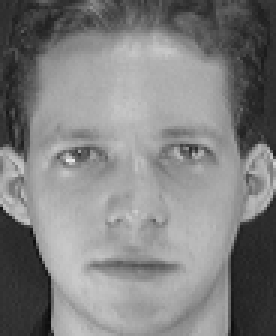
#> input picture cv/data/s1/1.pgm, 92 x 112 px (shown 3 times larger)
$ jupyter execute 00-eda_heuristic.ipynb
#> lines starting #> are read from the running program, lines starting #| are printed output that depends on the picture
[cell 1]
import os
import cv2
import numpy as np
import matplotlib.pyplot as plt
import random
from sklearn.metrics import confusion_matrix, balanced_accuracy_score

## Estimativa de Rotação Facial: Lógica de Avaliação

O código tem como objetivo estimar a orientação correta de uma imagem de rosto, avaliando cada uma das quatro rotações canônicas: 0°, 90°, 180° e 270°. Para cada uma dessas rotações, a imagem é girada e analisada com base em três critérios principais: **simetria vertical**, **pontuação geométrica baseada em gradientes** e **distribuição de bordas com Canny**.

### Simetria Vertical

A simetria vertical mede o quão semelhantes são as metades esquerda e direita do rosto. Isso é feito dividindo a imagem ao meio verticalmente, espelhando horizontalmente a metade direita (invertendo da direita para a esquerda) e calculando a média da diferença absoluta entre essa metade espelhada e a metade esquerda. Quanto menor essa diferença, maior a simetria. Como rostos na orientação correta tendem a ser mais simétricos verticalmente, essa métrica é usada como **critério principal** para decidir qual rotação é a mais provável.

### Pontuação Geométrica

A pontuação geométrica é baseada na distribuição de bordas (ou seja, detalhes estruturais) ao longo da altura da imagem. Para isso, é calculada a magnitude dos gradientes de intensidade e a imagem é dividida em três regiões horizontais: superior, média e inferior. A pontuação é então calculada como a soma das intensidades médias das regiões superior e inferior menos a média da região central, ou seja, `(média_sup + média_inf) - média_central`. A ideia é que, em rostos corretamente orientados, as regiões superior (olhos) e inferior (boca/queixo) apresentem mais bordas do que a região do meio (testa/nariz). Assim, uma pontuação geométrica mais alta indica uma distribuição estrutural esperada e favorece essa rotação como candidata.

### Canny (Distribuição de Bordas)

O detector de bordas de Canny é utilizado para quantificar onde estão concentradas as bordas mais nítidas da imagem. A imagem é dividida horizontalmente em duas metades — superior e inferior — e calcula-se a densidade de bordas em cada uma. Em imagens de rostos corretamente orientadas, espera-se que a densidade de bordas esteja mais concentrada na metade superior (região dos olhos e sobrancelhas). Quando a densidade está maior na metade inferior, isso pode indicar que a imagem está de cabeça para baixo (180°). Essa métrica é usada como critério auxiliar para desempate entre rotações com simetria similar.

### Processo de Decisão

Para cada imagem, o código avalia todas as rotações possíveis, calcula a simetria, a pontuação geométrica e a densidade de bordas com Canny para cada uma delas e, com base nesses valores, escolhe a rotação mais provável:

1. Seleciona todas as rotações com simetria próxima à melhor (dentro de uma tolerância).
2. Se houver apenas uma rotação com simetria mínima, ela é escolhida.
3. Caso haja empate, a pontuação de Canny é usada como critério de desempate.
4. Persistindo o empate, a pontuação geométrica é considerada.

[cell 2]
def rotate_image(image, angle):
    """
    Rotates the image to a fixed angle: 0, 90, 180, or 270 degrees.
    """
    if angle == 0:
        return image
    elif angle == 90:
        return cv2.rotate(image, cv2.ROTATE_90_CLOCKWISE)
    elif angle == 180:
        return cv2.rotate(image, cv2.ROTATE_180)
    elif angle == 270:
        return cv2.rotate(image, cv2.ROTATE_90_COUNTERCLOCKWISE)


def vertical_symmetry_score(gray):
    """
    Calculates vertical symmetry by comparing left and mirrored right halves of the image.
    """
    h, w = gray.shape
    mid = w // 2
    left = gray[:, :mid]
    right = gray[:, -mid:]
    if left.shape != right.shape:
        return float('inf')
    flipped_right = cv2.flip(right, 1)
    diff = np.abs(left.astype(np.float32) - flipped_right.astype(np.float32))
    return np.mean(diff)


def canny_symmetry_score(gray, threshold1=100, threshold2=200):
    """
    Compares the density of Canny edges in the upper and lower halves of the image.
    Higher density in the lower half may indicate the face is upside down.
    """
    edges = cv2.Canny(gray, threshold1, threshold2)
    h = edges.shape[0]
    upper_half = edges[:h // 2, :]
    lower_half = edges[h // 2:, :]
    upper_density = np.sum(upper_half > 0) / upper_half.size
    lower_density = np.sum(lower_half > 0) / lower_half.size
    return lower_density - upper_density  # Positive = more edges in lower half


def estimate_rotation_angle(image, symmetry_tol=1e-2):
    """
    Estimates the most likely upright rotation angle of a face using symmetry and Canny edge density.
    """
    candidates = []
    for angle in [0, 90, 180, 270]:
        rotated = rotate_image(image, angle)
        gray = cv2.cvtColor(rotated, cv2.COLOR_BGR2GRAY)
        sym = vertical_symmetry_score(gray)
        canny_sym = canny_symmetry_score(gray)
        candidates.append((angle, rotated, sym, canny_sym))

    # Select based on best symmetry score
    candidates.sort(key=lambda x: x[2])
    best_sym = candidates[0][2]
    top_sym = [c for c in candidates if abs(c[2] - best_sym) <= symmetry_tol]

    if len(top_sym) == 1:
        return top_sym[0][:3]  # angle, rotated_img, sym

    # Refine using canny symmetry score (more edges in bottom half is better)
    top_sym.sort(key=lambda x: -x[3])
    return top_sym[0][:3]


def load_images(base_path):
    """
    Loads all image paths from a directory recursively.
    """
    image_paths = []
    for root, _, files in os.walk(base_path):
        for f in files:
            if f.lower().endswith(('.png', '.jpg', '.jpeg', '.pgm')):
                image_paths.append(os.path.join(root, f))
    random.shuffle(image_paths)
    return image_paths


def process_images(base_path, max_images=20, for_visualization=False):
    """
    Rotates and analyzes images, storing results and optionally returning a subset for visualization.
    """
    results = []
    for image_path in load_images(base_path):
        image = cv2.imread(image_path)
        if image is None:
            continue

        true_rotation = random.choice([0, 90, 180, 270])
        rotated = rotate_image(image, true_rotation)
        display_rotation = {0: 0, 90: 270, 180: 180, 270: 90}[true_rotation]

        angle, rotated_img, sym = estimate_rotation_angle(rotated)
        canny_score = canny_symmetry_score(cv2.cvtColor(rotated_img, cv2.COLOR_BGR2GRAY))

        results.append((image_path, display_rotation, angle, sym, canny_score, rotated_img))

        if len(results) >= max_images and for_visualization:
            break

    return results if for_visualization else results


def plot_confusion_matrix(y_true, y_pred):
    """
    Plots a labeled confusion matrix of predicted vs. true rotation angles.
    """
    cm = confusion_matrix(y_true, y_pred, labels=[0, 90, 180, 270])
    plt.figure(figsize=(5, 4))
    plt.imshow(cm, cmap="Blues", interpolation="nearest")
    plt.title("Confusion Matrix")
    plt.xlabel("Predicted")
    plt.ylabel("True")
    classes = ['0°', '90°', '180°', '270°']
    plt.xticks(np.arange(4), classes)
    plt.yticks(np.arange(4), classes)
    for i in range(4):
        for j in range(4):
            plt.text(j, i, cm[i, j], ha="center", va="center", color="black")
    plt.tight_layout()
    plt.show()


def compute_balanced_accuracy(results):
    """
    Computes balanced accuracy for estimated rotations and plots confusion matrix.
    """
    true_labels = [true for _, true, *_ in results]
    pred_labels = [pred for _, _, pred, *_ in results]
    acc = balanced_accuracy_score(true_labels, pred_labels)
    plot_confusion_matrix(true_labels, pred_labels)
    return acc


def plot_results(results):
    """
    Displays image results with symmetry and Canny scores.
    """
    n_cols = 5
    n_rows = (len(results) + n_cols - 1) // n_cols
    plt.figure(figsize=(4 * n_cols, 4 * n_rows))

    for idx, (path, true_rot, est_rot, sym, canny, image) in enumerate(results, 1):
        rgb = cv2.cvtColor(image, cv2.COLOR_BGR2RGB)
        name = os.path.basename(path)
        title = (
            f"{name}\nTrue: {true_rot}°, Est: {est_rot}°\n"
            f"Sym: {sym:.2f}, Canny: {canny:.2f}"
        )
        plt.subplot(n_rows, n_cols, idx)
        plt.imshow(rgb)
        plt.title(title, fontsize=9)
        plt.axis("off")

    plt.tight_layout()
    plt.show()

[cell 3]
def analyze_and_visualize_image(image_path):
    """
    Displays the rotated versions of the input face image, the Canny edge maps,
    and a bar plot of vertical symmetry scores for each rotation angle (0°, 90°, 180°, 270°).
    """
#> called with image_path = '../data/s1/1.pgm'
    image = cv2.imread(image_path)
#> image is the input picture: shape (112, 92, 3); min 11, max 234, mean 128.3
    if image is None:
        raise FileNotFoundError(f"Image not found: {image_path}")

    angles = [0, 90, 180, 270]
    rotated_images, canny_edges = [], []
    vertical_symmetries = []

    for angle in angles:
        rotated = rotate_image(image, angle)
        gray = cv2.cvtColor(rotated, cv2.COLOR_BGR2GRAY)

        # Canny edges
        canny = cv2.Canny(gray, threshold1=100, threshold2=200)

        rotated_images.append(rotated)
        canny_edges.append(canny)
        vertical_symmetries.append(vertical_symmetry_score(gray))
#> this loop made 4 passes
#> pass 1, in analyze_and_visualize_image, `canny = cv2.Canny(gray, threshold1=100, threshold2=200)`:
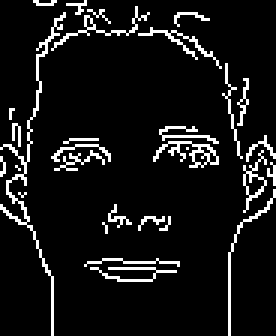
#> canny: shape (112, 92) (shown 3 times larger); 8.4% white in thin lines or dots
#> after the loop:
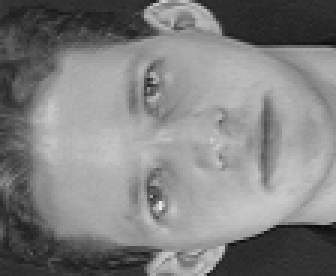
#> gray: shape (92, 112) (shown 3 times larger); min 11, max 234, mean 128.3
#> after the loop, canny_edges = 4 items; rotated_images = 4 items; vertical_symmetries = [17.59, 32.31, 17.59, 32.31]

    fig, axs = plt.subplots(len(angles), 2, figsize=(10, 4 * len(angles)))

    for i, angle in enumerate(angles):
        axs[i, 0].imshow(cv2.cvtColor(rotated_images[i], cv2.COLOR_BGR2RGB))
        axs[i, 0].set_title(f"Rotated {angle}°")
        axs[i, 0].axis('off')

        axs[i, 1].imshow(canny_edges[i], cmap='gray')
        axs[i, 1].set_title(f"Canny Edges {angle}°")
        axs[i, 1].axis('off')

    plt.tight_layout()
    plt.show()
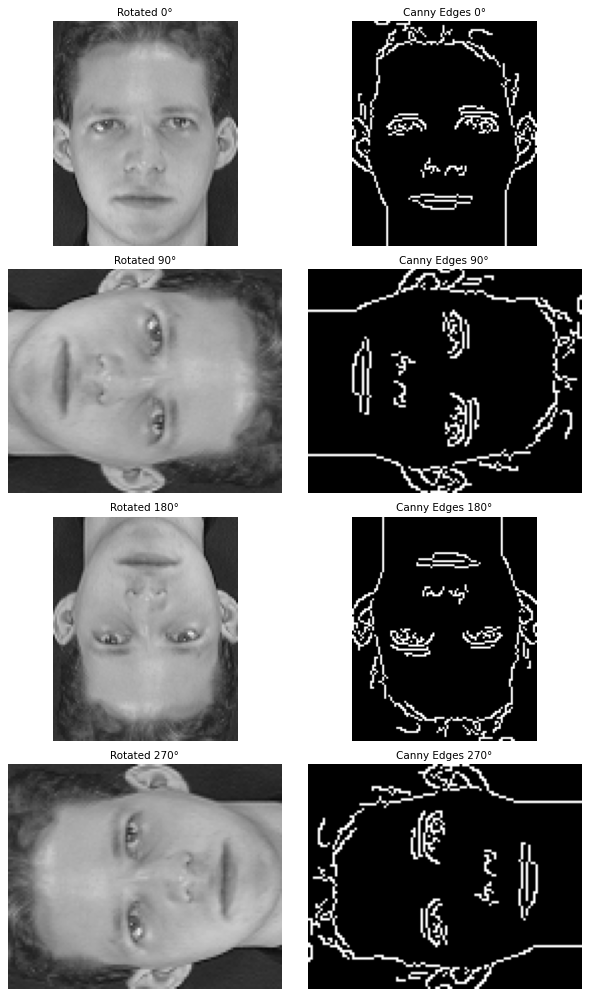
#> figure drawn by matplotlib, 8 panels

    # Vertical symmetry bar chart
    plt.figure(figsize=(6, 4))
    plt.bar([f"{a}°" for a in angles], vertical_symmetries, color='mediumseagreen')
    plt.title("Vertical Symmetry Score by Rotation Angle")
    plt.xlabel("Rotation Angle")
    plt.ylabel("Avg Absolute Difference\n(Lower = More Symmetric)")
    plt.grid(axis='y')
    plt.tight_layout()
    plt.show()
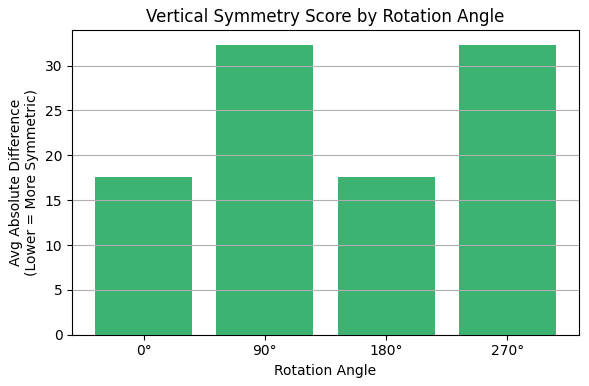
#> figure drawn by matplotlib, 1 panel

[cell 4]
image_path = '../data/s1/1.pgm'
analyze_and_visualize_image(image_path)

[cell 5]
results = process_images("../data/")
#> the loop in estimate_rotation_angle, `for angle in [0, 90, 180, 270]:` made 4 passes
#> (sym, upper_density in canny_symmetry_score, lower_density in canny_symmetry_score, canny_sym) on passes 1 to 4: (17.59, 0.103, 0.0644, -0.039), (32.31, 0.0835, 0.0842, 0.000776), (17.59, 0.0642, 0.103, 0.0388), (32.31, 0.0844, 0.0831, -0.00136)
#> pass 1, in vertical_symmetry_score (call 5), `diff = np.abs(left.astype(np.float32) - flipped_right.astype(np.float3..`:
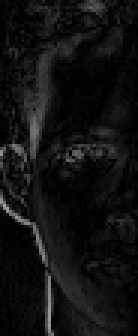
#> diff: shape (112, 46) float32 (shown 3 times larger); min 0, max 157, mean 17.6
#> after the loop in estimate_rotation_angle, `for angle in [0, 90, 180, 270]:`: candidates = 4 items
#> in estimate_rotation_angle, `best_sym = candidates[0][2]`: best_sym = 17.59
#> in estimate_rotation_angle, `top_sym = [c for c in candidates if abs(c[2] - best_sym) <= symmetry_t..`: top_sym = 2 items
#> in process_images, `angle, rotated_img, sym = estimate_rotation_angle(rotated)`:
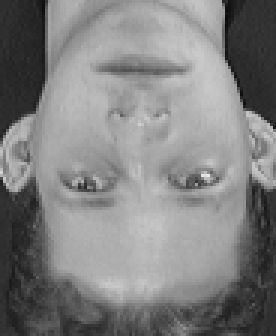
#> rotated_img: shape (112, 92, 3) (shown 3 times larger); min 11, max 234, mean 128.3
#> in process_images, `angle, rotated_img, sym = estimate_rotation_angle(rotated)`: angle = 180; sym = 17.59
#> in canny_symmetry_score (call 5), `edges = cv2.Canny(gray, threshold1, threshold2)`:
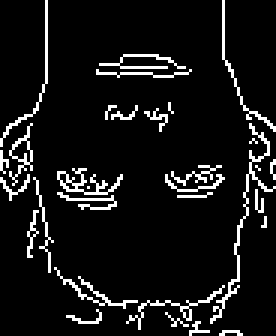
#> edges: shape (112, 92) (shown 3 times larger); 8.4% white in thin lines or dots
#> in canny_symmetry_score (call 5), `upper_half = edges[:h // 2, :]`: upper_half: shape (56, 92); 6.4% white in thin lines or dots
#> in canny_symmetry_score (call 5), `lower_half = edges[h // 2:, :]`:
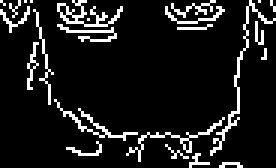
#> lower_half: shape (56, 92) (shown 3 times larger); 10.3% white in thin lines or dots
#> in canny_symmetry_score (call 5), `upper_density = np.sum(upper_half > 0) / upper_half.size`: upper_density = 0.0642
#> in canny_symmetry_score (call 5), `lower_density = np.sum(lower_half > 0) / lower_half.size`: lower_density = 0.103
#> in process_images, `canny_score = canny_symmetry_score(cv2.cvtColor(rotated_img, cv2.COLOR..`: canny_score = 0.0388
#> pass 2 of the loop in process_images, `for image_path in load_images(base_path):`:
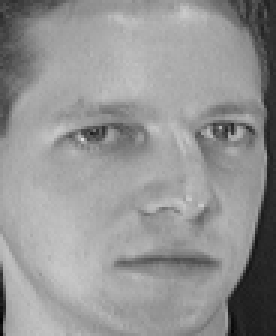
#> input picture cv/data/s1/2.pgm, 92 x 112 px (shown 3 times larger)
#> in process_images, image is the input picture: shape (112, 92, 3); min 2, max 223, mean 148
#> the loop in estimate_rotation_angle (call 2), `for angle in [0, 90, 180, 270]:` made 4 passes
#> (sym, upper_density in canny_symmetry_score, lower_density in canny_symmetry_score, canny_sym) on passes 1 to 4: (32.81, 0.0538, 0.0792, 0.0254), (28.39, 0.0908, 0.0423, -0.0485), (32.81, 0.0792, 0.0526, -0.0266), (28.39, 0.0421, 0.0895, 0.0474)
#> after the loop in estimate_rotation_angle (call 2), `for angle in [0, 90, 180, 270]:`:
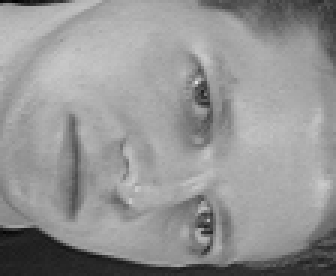
#> gray: shape (92, 112) (shown 3 times larger); min 2, max 223, mean 148
#> best_sym = 28.39
#> in process_images, `angle, rotated_img, sym = estimate_rotation_angle(rotated)`: angle = 270; sym = 28.39
#> edges: shape (92, 112); 6.6% white in thin lines or dots
#> upper_half: shape (46, 112); 4.2% white in thin lines or dots
#> lower_half: shape (46, 112); 8.9% white in thin lines or dots
#> canny_score = 0.0474
#> pass 3 of the loop in process_images, `for image_path in load_images(base_path):`:
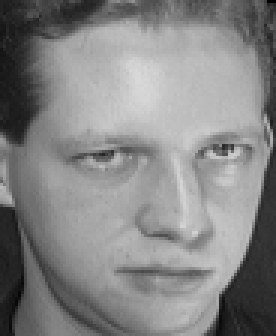
#> input picture cv/data/s1/10.pgm, 92 x 112 px (shown 3 times larger)
#> in process_images, image is the input picture: shape (112, 92, 3); min 1, max 217, mean 132.8
#> rotated_img: shape (92, 112, 3)
#> in process_images, `angle, rotated_img, sym = estimate_rotation_angle(rotated)`: angle = 180; sym = 32.22
#> edges: shape (92, 112); 9.3% white in thin lines or dots
#> upper_half: shape (46, 112); 8.7% white in thin lines or dots
#> in canny_symmetry_score (call 15), `lower_half = edges[h // 2:, :]`:
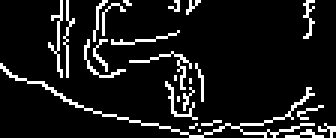
#> lower_half: shape (46, 112) (shown 3 times larger); 10% white in thin lines or dots
#> upper_density = 0.0868
#> lower_density = 0.0998
#> canny_score = 0.013
#> results = 3 items
acc = compute_balanced_accuracy(results)
#> in compute_balanced_accuracy, `true_labels = [true for _, true, *_ in results]`: true_labels = [0, 180, 90]
#> in compute_balanced_accuracy, `pred_labels = [pred for _, _, pred, *_ in results]`: pred_labels = [180, 270, 180]
#> in compute_balanced_accuracy, `acc = balanced_accuracy_score(true_labels, pred_labels)`: acc = 0
#> in plot_confusion_matrix, `cm = confusion_matrix(y_true, y_pred, labels=[0, 90, 180, 270])`: cm = [[0, 0, 1, 0], [0, 0, 1, 0], [0, 0, 0, 1], [0, 0, 0, 0]]
#> in plot_confusion_matrix, `plt.show()`:
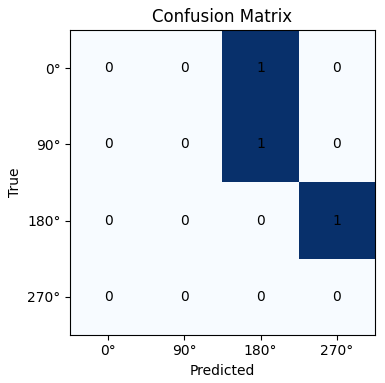
#> figure drawn by matplotlib, 1 panel
#> acc = 0
print(f"Balanced Accuracy: {acc:.2f}")
#| Balanced Accuracy: 0.00

[cell 6]
results = process_images("../data/", max_images=10, for_visualization=True)
#> the loop in estimate_rotation_angle (call 4), `for angle in [0, 90, 180, 270]:` made 4 passes
#> pass 1, in vertical_symmetry_score (call 17), `diff = np.abs(left.astype(np.float32) - flipped_right.astype(np.float3..`:
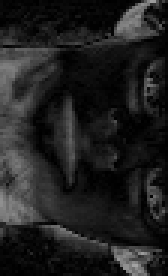
#> diff: shape (92, 56) float32 (shown 3 times larger); min 0, max 164, mean 32.3
#> pass 2 of the loop in process_images, `for image_path in load_images(base_path):`:
#> the loop in estimate_rotation_angle (call 5), `for angle in [0, 90, 180, 270]:` made 4 passes
#> pass 1, in vertical_symmetry_score (call 21), `diff = np.abs(left.astype(np.float32) - flipped_right.astype(np.float3..`:
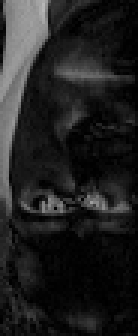
#> diff: shape (112, 46) float32 (shown 3 times larger); min 0, max 184, mean 32.8
#> pass 3 of the loop in process_images, `for image_path in load_images(base_path):`:
plot_results(results)
#> in plot_results, `n_rows = (len(results) + n_cols - 1) // n_cols`: n_rows = 1
#> the loop in plot_results, `for idx, (path, true_rot, est_rot, sym, canny, image) in enumerate(res..` made 3 passes
#> (path, true_rot, est_rot, sym, canny) on passes 1 to 3: ('../data/s1/1.pgm', 90, 270, 17.59, 0.0388), ('../data/s1/2.pgm', 180, 270, 28.39, 0.0474), ('../data/s1/10.pgm', 270, 0, 32.22, 0.013)
